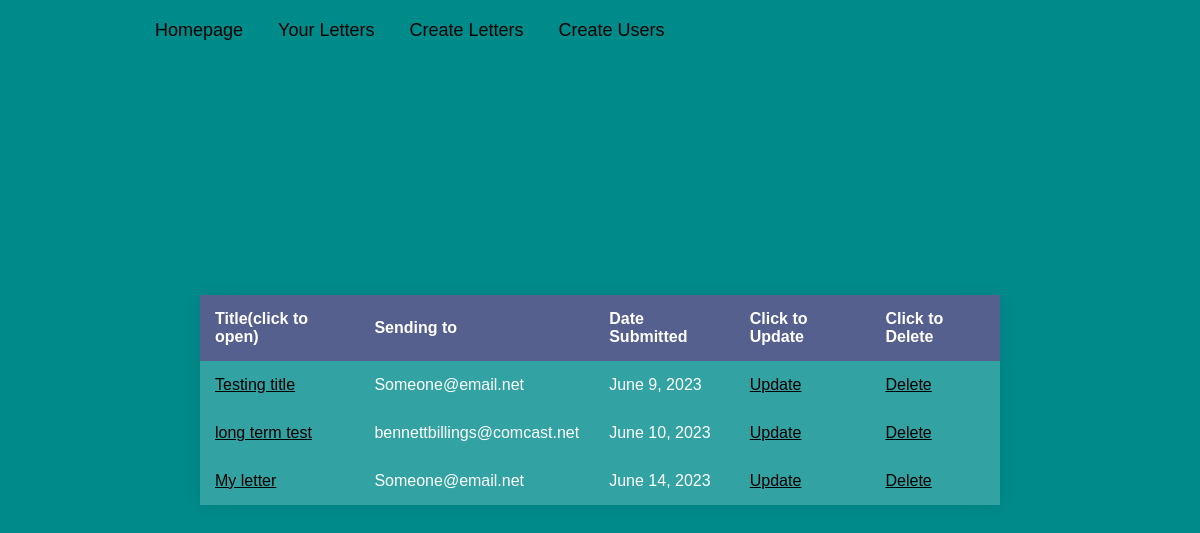
The page /letter on the database its author committed.
### letter/models.py (models this page shows, shortened)
class Letter(models.Model):
    first_name = models.CharField(max_length=30, null=True)
    last_name = models.CharField(max_length=30, null=True)
    send_to = models.EmailField()
    title = models.CharField(max_length=50)
    content = models.TextField()
    ending = models.CharField(max_length=50)
    date_to_send = models.DateField()
    submitted = models.DateField(auto_now_add=True)
    class Meta:
        ordering = ['submitted']

### letter/views.py (the view)
# urls.py: path('letter', views.LetterView.as_view(), name='letter'),
class LetterView(ListView):
    template_name = 'letter/letter.html'
    model = Letter

### letter/templates/letter/letter.html (shortened to what this page needs)
{% extends 'base.html' %}
{% load static %}
{% block content %}
    <div class="container">
        <table class="letter-table">
            <thead>
                <tr>
                    <th>Title(click to open)</th>
                    <th>Sending to</th>
                    <th>Date Submitted</th>
                    <th>Click to Update</th>
                    <th>Click to Delete</th>
                </tr>
            </thead>
            <tbody>
            {% for letter in object_list %}
                <tr>
                    <td><a id="view_content_letter" class="nav-view_content-a{% if request.path == content_view_letter %} current-page{% endif %}" href="{% url 'content_view_letter' letter.id %}">{{ letter.title }}</a></td>
                    <td>{{ letter.send_to }}</td>
                    <td>{{ letter.submitted }}</td>
                    <td><a id="update-letter-a" class="nav-update-a{% if request.path == update_letter %} current-page{% endif %}" href="{% url 'update_letter' letter.id %}">Update</a></td>
                    <td><a id="delete-letter-a" class="nav-delete-a{% if request.path == delete_letter %} current-page{% endif %}" href="{% url 'delete_letter' letter.id %}">Delete</a></td>
                </tr>
            {% endfor %}
            </tbody>
        </table>
    </div>
{% endblock content %}

### proj_site/static/proj_site/main.css (style rules this page uses)
* { color: black; margin: 0; padding: 0; box-sizing: border-box; font-family: 'Poppins', sans-serif; }
body { background: darkcyan; }
.container { position: absolute; top: 50%; left: 50%; transform: translate(-50%, -50%); }
table { width: 800px; border-collapse: collapse; overflow: hidden; box-shadow: 0 0 20px rgba(0,0,0,0.1); }
th, td { padding: 15px; background-color: rgba(255,255,255,0.2); color: #fff; }
th { text-align: left; }

### rows shown on the page
Letter: title "Testing title", send_to "Someone@email.net", submitted "June 9, 2023"
Letter: title "long term test", send_to "bennettbillings@comcast.net", submitted "June 10, 2023"
Letter: title "My letter", send_to "Someone@email.net", submitted "June 14, 2023"
